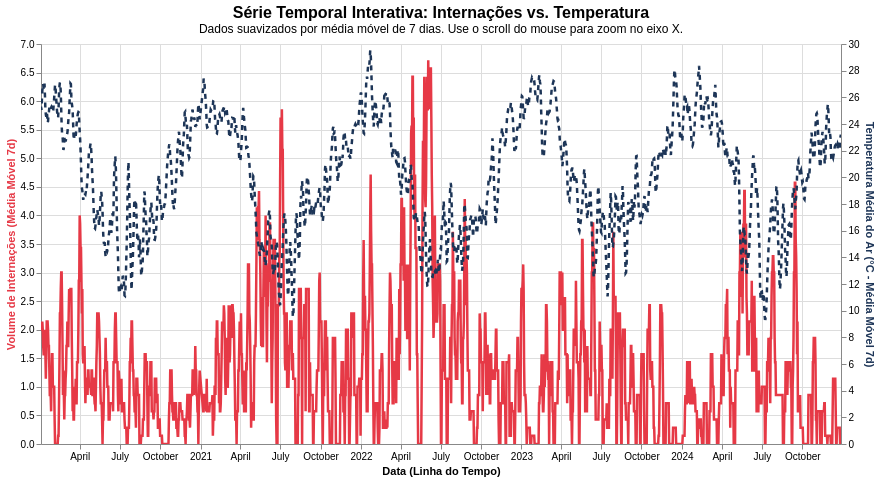

The cell this chart's notebook holds for it:
### Code cell
import altair as alt
import pandas as pd
from plots import *


plot_internations_vs_temperature_evolution(df_agg)

### Figure 1 — Vega-Lite specification as saved in the notebook (floating-point values rounded to 4 significant figures; data arrays with more than 128 entries replaced by an {"elided": "..."} marker saying what was removed)
{"config": {"view": {"continuousWidth": 300, "continuousHeight": 300}}, "layer": [{"mark": {"type": "line", "color": "#E63946", "strokeWidth": 2.5}, "encoding": {"tooltip": [{"field": "data", "title": "Data", "type": "temporal"}, {"field": "volume_suavizado", "format": ".1f", "title": "Internações (Média)", "type": "quantitative"}], "x": {"field": "data", "title": "Data (Linha do Tempo)", "type": "temporal"}, "y": {"axis": {"grid": true, "titleColor": "#E63946"}, "field": "volume_suavizado", "title": "Volume de Internações (Média Móvel 7d)", "type": "quantitative"}}, "name": "view_db0e31d2f76c2f41_0"}, {"mark": {"type": "line", "color": "#1D3557", "strokeDash": [5, 5], "strokeWidth": 2.5}, "encoding": {"tooltip": [{"field": "data", "title": "Data", "type": "temporal"}, {"field": "temp_suavizada", "format": ".1f", "title": "Temperatura", "type": "quantitative"}], "x": {"field": "data", "title": "Data (Linha do Tempo)", "type": "temporal"}, "y": {"axis": {"grid": false, "titleColor": "#1D3557"}, "field": "temp_suavizada", "title": "Temperatura Média do Ar (°C - Média Móvel 7d)", "type": "quantitative"}}}], "data": {"name": "data-67c4c9253b3366d578560e908daf6551"}, "height": 400, "params": [{"name": "param_db82be42624d4632", "select": {"type": "interval", "encodings": ["x"]}, "bind": "scales", "views": ["view_db0e31d2f76c2f41_0"]}], "resolve": {"scale": {"y": "independent"}}, "title": {"text": "Série Temporal Interativa: Internações vs. Temperatura", "subtitle": "Dados suavizados por média móvel de 7 dias. Use o scroll do mouse para zoom no eixo X.", "fontSize": 16, "subtitleFontSize": 12}, "width": 800, "$schema": "https://vega.github.io/schema/vega-lite/v6.4.1.json", "datasets": {"data-67c4c9253b3366d578560e908daf6551": {"elided": "1814 records"}}}
